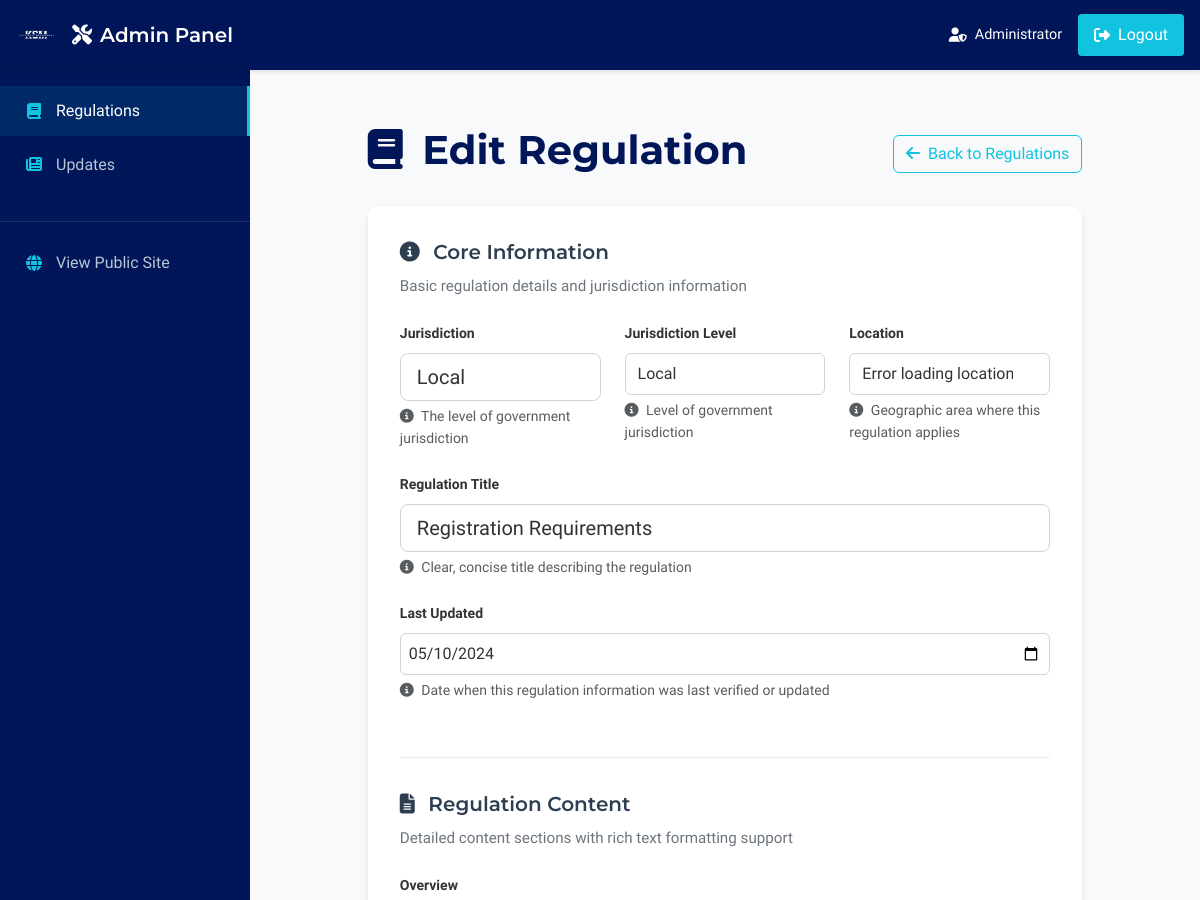
Page /admin/regulations/5/edit (signed in, upper part) on the earlier database version.
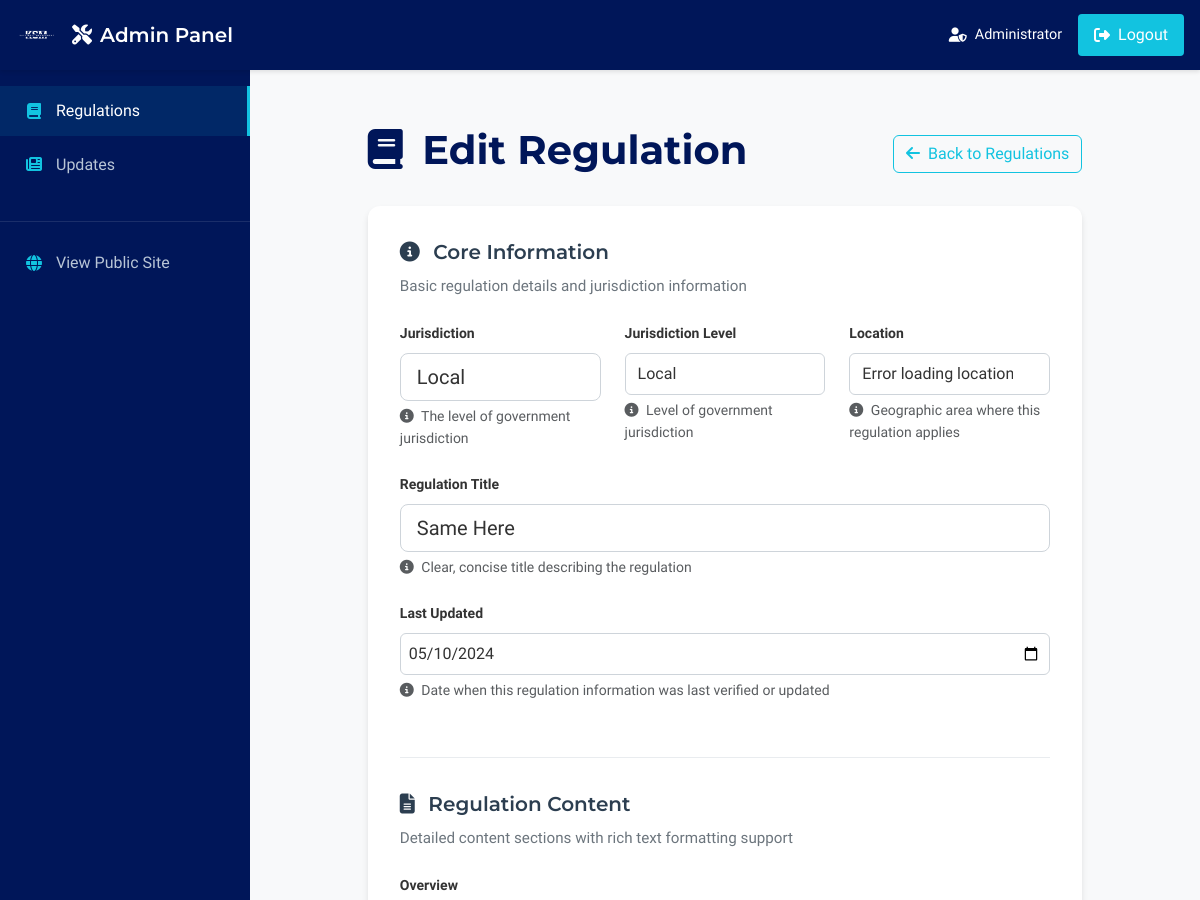
Same page on the later database version.
### models.py (models this page shows, shortened)
class Regulation(db.Model):
    __tablename__ = 'regulations'
    id = db.Column(db.Integer, primary_key=True)
    jurisdiction = db.Column(db.String(100), nullable=False, index=True)  # Often queried
    jurisdiction_level = db.Column(db.String(20), nullable=False, default='Local', index=True)  # Often filtered
    location = db.Column(db.String(100), nullable=False, index=True)  # Often queried
    title = db.Column(db.String(200), nullable=False, index=True)  # Often searched
    last_updated = db.Column(db.DateTime, default=datetime.utcnow, index=True)  # Often sorted
    overview = db.Column(db.Text, nullable=True)  # Overview - formatted content
    detailed_requirements = db.Column(db.Text, nullable=True)  # Detailed Requirements - formatted content
    compliance_steps = db.Column(db.Text, nullable=True)  # Compliance Steps - formatted content
    required_forms = db.Column(db.Text, nullable=True)  # Required Forms - formatted content
    penalties_non_compliance = db.Column(db.Text, nullable=True)  # Penalties for Non Compliance - formatted content
    recent_changes = db.Column(db.Text, nullable=True)  # Recent Changes - formatted content
    created_at = db.Column(db.DateTime, default=datetime.utcnow, index=True)
    updated_at = db.Column(db.DateTime, default=datetime.utcnow, onupdate=datetime.utcnow)

### app/blueprints/admin.py (the view, shortened to what this page needs)
@admin_bp.route('/regulations/<int:regulation_id>/edit', methods=['GET', 'POST'])
@require_admin_login
@log_admin_action('regulation_edit')
def edit_regulation(regulation_id):
    try:
        regulation = Regulation.query.get_or_404(regulation_id)
        form = RegulationForm(obj=regulation)
        logger.info(f"Editing regulation - ID: {regulation_id} | Title: {regulation.title}")
        if request.method == 'POST':
            form.populate_location_choices()
        elif request.method == 'GET' and regulation.jurisdiction_level:
            form.jurisdiction_level.data = regulation.jurisdiction_level
            form.populate_location_choices()
        return render_template('admin/edit_regulation.html', form=form, regulation=regulation, title='Edit Regulation')
    except Exception as e:
        logger.error(f"Error in edit_regulation - ID: {regulation_id} | Error: {str(e)}", exc_info=True)
        admin_flash(f'Error editing regulation: {str(e)}', 'error')
        return redirect(url_for('admin.manage_regulations'))

### app/blueprints/admin.py (called while the page is built, shortened)
def is_admin_logged_in():
    return 'admin_id' in session

def require_admin_login(f):
    @wraps(f)
    def decorated_function(*args, **kwargs):
        return f(*args, **kwargs)
    return decorated_function

### app/utils/admin_helpers.py (called while the page is built)
def get_admin_messages():
    from flask import get_flashed_messages
    all_messages = get_flashed_messages(with_categories=True)
    admin_messages = []
    for category, message in all_messages:
        if category.startswith('admin_'):
            clean_category = category[6:]
            admin_messages.append((clean_category, message))
    return admin_messages

### forms.py (called while the page is built)
    def populate_location_choices(self):
        from models import get_location_options_by_jurisdiction
        if self.jurisdiction_level.data:
            locations = get_location_options_by_jurisdiction(self.jurisdiction_level.data)
            self.location.choices = [('', 'Select Location')] + [(loc, loc) for loc in locations]
        else:
            self.location.choices = [('', 'Select Jurisdiction Level First')]

### templates/admin/edit_regulation.html (shortened to what the changed rows need)
{% extends "admin/admin_base.html" %}
{% block content %}
<div class="container my-4">
    <div class="row">
        <div class="col-lg-10 mx-auto">
            <div class="d-flex justify-content-between align-items-center mb-4">
                <h1 class="admin-form-title">
                    <i class="fas fa-book me-2"></i>
                    {{ title }}
                </h1>
            </div>
            <div class="admin-form-container">
                <form method="POST" id="regulationForm">
                    <div class="form-section">
                        <div class="section-content">
                            <div class="row">
                                <div class="col-md-4">
                                    <div class="mb-4">
                                        {{ form.jurisdiction.label(class="form-label required") }}
                                        {{ form.jurisdiction(class="form-control form-control-lg") }}
                                        <div class="form-text">
                                            <i class="fas fa-info-circle me-1"></i>
                                            {{ form.jurisdiction.description }}
                                        </div>
                                    </div>
                                </div>
                                <div class="col-md-4">
                                    <div class="mb-4">
                                        {{ form.jurisdiction_level.label(class="form-label required") }}
                                        {{ form.jurisdiction_level(class="form-select form-control-lg", id="jurisdictionSelect") }}
                                        <div class="form-text">
                                            <i class="fas fa-info-circle me-1"></i>
                                            {{ form.jurisdiction_level.description }}
                                        </div>
                                    </div>
                                </div>
                                <div class="col-md-4">
                                    <div class="mb-4">
                                        {{ form.location.label(class="form-label required") }}
                                        {{ form.location(class="form-select form-control-lg", id="locationSelect") }}
                                        <div class="form-text">
                                            <i class="fas fa-info-circle me-1"></i>
                                            {{ form.location.description }}
                                        </div>
                                    </div>
                                </div>
                            </div>
                            <div class="mb-4">
                                {{ form.title.label(class="form-label required") }}
                                {{ form.title(class="form-control form-control-lg") }}
                                <div class="form-text">
                                    <i class="fas fa-info-circle me-1"></i>
                                    {{ form.title.description }}
                                </div>
                            </div>
                            <div class="mb-4">
                                {{ form.last_updated.label(class="form-label") }}
                                {{ form.last_updated(class="form-control", type="date") }}
                                <div class="form-text">
                                    <i class="fas fa-info-circle me-1"></i>
                                    {{ form.last_updated.description }}
                                </div>
                            </div>
                        </div>
                    </div>
                </form>
            </div>
        </div>
    </div>
</div>
{% endblock %}

Differences in the rows shown:
changed Regulation "Local": title "Registration Requirements" → "Same Here"
